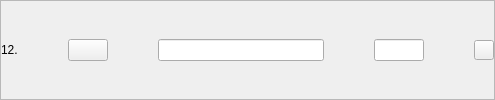
              <widget class="QFrame" name="publish12">
               <property name="styleSheet">
                <string notr="true">QPushButton#eliminarProducto12{
border: none;
}</string>
               </property>
               <property name="frameShape">
                <enum>QFrame::StyledPanel</enum>
               </property>
               <property name="frameShadow">
                <enum>QFrame::Raised</enum>
               </property>
               <layout class="QHBoxLayout" name="horizontalLayout_17" stretch="1,0,10,3,0">
                <property name="spacing">
                 <number>50</number>
                </property>
                <property name="leftMargin">
                 <number>0</number>
                </property>
                <property name="topMargin">
                 <number>0</number>
                </property>
                <property name="rightMargin">
                 <number>0</number>
                </property>
                <property name="bottomMargin">
                 <number>0</number>
                </property>
                <item>
                 <widget class="QLabel" name="nro12Publish">
                  <property name="text">
                   <string>12.</string>
                  </property>
                 </widget>
                </item>
                <item>
                 <widget class="QPushButton" name="seePublish12">
                  <property name="text">
                   <string/>
                  </property>
                  <property name="icon">
                   <iconset resource="../resources.qrc">
                    <normaloff>:/Buttons/img/amacapy-boton-ver.png</normaloff>:/Buttons/img/amacapy-boton-ver.png</iconset>
                  </property>
                  <property name="iconSize">
                   <size>
                    <width>30</width>
                    <height>30</height>
                   </size>
                  </property>
                 </widget>
                </item>
                <item>
                 <widget class="QLineEdit" name="titlePublish12"/>
                </item>
                <item>
                 <widget class="QLineEdit" name="pricePublish12">
                  <property name="maximumSize">
                   <size>
                    <width>120</width>
                    <height>16777215</height>
                   </size>
                  </property>
                 </widget>
                </item>
                <item>
                 <widget class="QPushButton" name="deleteProduct12Button">
                  <property name="maximumSize">
                   <size>
                    <width>20</width>
                    <height>20</height>
                   </size>
                  </property>
                  <property name="text">
                   <string/>
                  </property>
                  <property name="icon">
                   <iconset resource="../resources.qrc">
                    <normaloff>:/Buttons/img/amacapy-boton-eliminar.png</normaloff>:/Buttons/img/amacapy-boton-eliminar.png</iconset>
                  </property>
                  <property name="iconSize">
                   <size>
                    <width>20</width>
                    <height>20</height>
                   </size>
                  </property>
                 </widget>
                </item>
               </layout>
              </widget>
